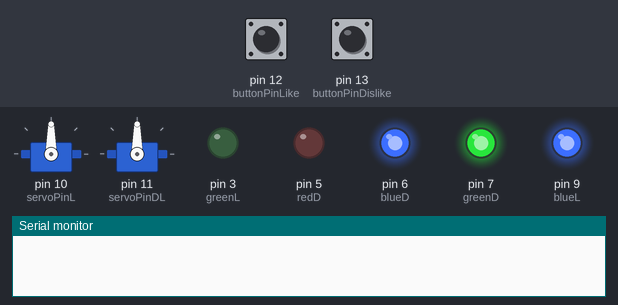
This sketch was run on a simulated Arduino Uno, built with avr-gcc and run on an emulated ATmega328P. Parts: 2 × servo, output pins drawn as LEDs (lit = HIGH), the last lines printed to the serial monitor. The inputs (shaded band) are chosen by the test bench; at power-on: pin 12 (buttonPinLike) HIGH, pin 13 (buttonPinDislike) HIGH.

Above: at 1.2 s.
1.3 s: pin 12 (buttonPinLike) pulled LOW for 0.15 s
At 4.1 s:
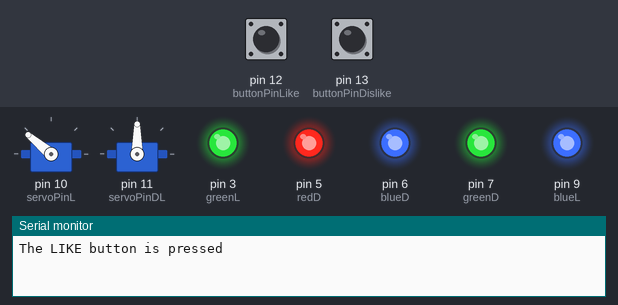
4.3 s: pin 13 (buttonPinDislike) pulled LOW for 0.15 s
At 7.1 s:
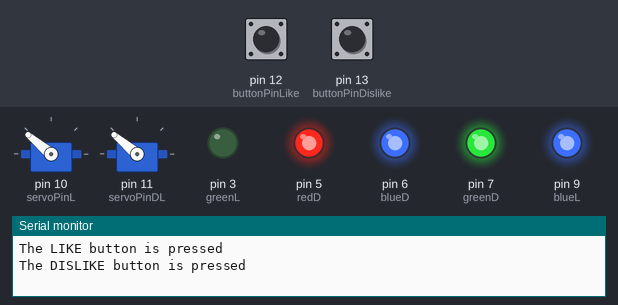
7.3 s: pin 12 (buttonPinLike) pulled LOW for 1 s
At 10.0 s:
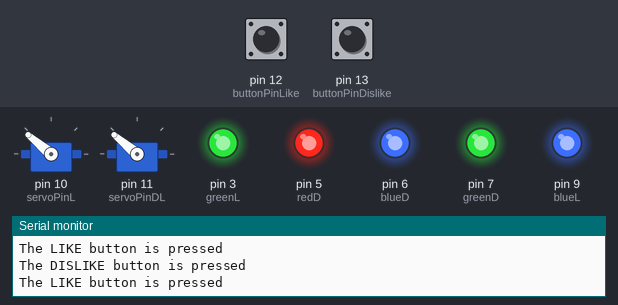
10.3 s: pin 12 (buttonPinLike) pulled LOW for 0.15 s
14.8 s: pin 12 (buttonPinLike) pulled LOW for 3.2 s
Timing chart, 0 to 18.4 s (numbered marks = the images above; inputs shaded):
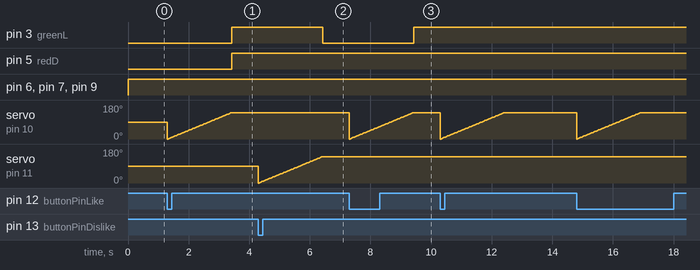

The sketch:

ii_servo_button_led.ino
```cpp
#include <Servo.h>

Servo myservoL, myservoDL;  // create servo object to control a servo
// twelve servo objects can be created on most boards


 const int buttonPinLike = 12;
 const int buttonPinDislike = 13;
 const int servoPinL  = 10;
 const int servoPinDL = 11;


const int redD = 5;
const int blueD  = 6;
const int greenD = 7;


const int greenL = 3;
const int blueL  = 9;

int pos = 0;    // variable to store the servo position
int lastButtonStateL;    // the previous state of button
int currentButtonStateL; // the current state of button
int lastButtonStateDL;    // the previous state of button
int currentButtonStateDL; // the current state of button

int x = 0;                              // a place to hold pin values

void setup() {
    Serial.begin(9600);                // initialize serial
    pinMode(buttonPinLike, INPUT_PULLUP); // set arduino pin to input pull-up mode
    pinMode(buttonPinDislike, INPUT_PULLUP);
    // for(int i = 2; i <= 13; i++){
    //   pinMode(i, INPUT_PULLUP);
    // }
    myservoL.attach(servoPinL);
    myservoDL.attach(servoPinDL);
    currentButtonStateL = digitalRead(buttonPinLike);
    currentButtonStateDL = digitalRead(buttonPinDislike);

    pinMode(redD, OUTPUT);
    pinMode(greenD, OUTPUT);
    pinMode(blueD, OUTPUT);
    pinMode(greenL, OUTPUT);
    pinMode(blueL, OUTPUT);
}

void loop() {

  // colorWipe(strip.Color(  0,   0, 255), 50); // Blue LED strips

  lastButtonStateL    = currentButtonStateL;      // save the last state
  lastButtonStateDL    = currentButtonStateDL;      // save the last state
  currentButtonStateL = digitalRead(buttonPinLike); // read new state
  currentButtonStateDL = digitalRead(buttonPinDislike); // read new state

  digitalWrite(blueL, HIGH);

  digitalWrite(greenD, HIGH);
  digitalWrite(blueD, HIGH);

  // check if there was a request for data, and if so, send new data
  if (Serial.available() > 0) {
    if (Serial.read() == 'r') {
      for (int pin= 0; pin<=5; pin++){      // Read and send analog pins 0-5
        x = analogRead(pin);
        sendValue (x);
      }
      for (int pin= 2; pin<=13; pin++){     // Read and send digital pins 2-13
        x = digitalRead(pin);
        sendValue (x);
      }

      Serial.println();                 // Send a carriage returnt to mark end of pin data.
      delay (5);                        // add a delay to prevent crashing/overloading of the serial port
    }
  }

  // lastButtonStateL = currentButtonStateL;      // save the last state
  // currentButtonStateL = digitalRead(buttonPin); // read new state
  // Serial.println(currentButtonStateL);

  if(lastButtonStateL == HIGH && currentButtonStateL == LOW) {

    Serial.println("The LIKE button is pressed");

    // colorWipe(strip.Color(  0, 255,   0), 50); // Green

    for (pos = 0; pos <= 140; pos += 1) { // goes from 0 degrees to 140 degrees
      // in steps of 1 degree
      myservoL.write(pos);
      delay(15);                       // waits 15ms for the servo to reach the position
   }
    setColorL();

  }
  // else {
  //   myservoL.write(0);
  // }

  if(lastButtonStateDL == HIGH && currentButtonStateDL == LOW) {

    Serial.println("The DISLIKE button is pressed");

    // colorWipe(strip.Color(255,   0,   0), 50); // Red

    for (pos = 0; pos <= 140; pos += 1) { // goes from 0 degrees to 140 degrees
      // in steps of 1 degree
      myservoDL.write(pos);
      delay(15);                       // waits 15ms for the servo to reach the position
   }
    setColorD();
  }
  // else {
  //   myservoDL.write(0);
  // }


}


void setColorD() {
  digitalWrite(redD, HIGH);
  digitalWrite(blueD, LOW);
  digitalWrite(greenD, HIGH);

  digitalWrite(blueL, HIGH);
  digitalWrite(greenL, LOW);
}

void setColorL() {
  digitalWrite(blueL, LOW);
  digitalWrite(greenL, HIGH);

  digitalWrite(redD, HIGH);
  digitalWrite(blueD, HIGH);
  digitalWrite(greenD, LOW);
}

void sendValue (int x){              // function to send the pin value followed by a "space".
  Serial.print(x);
  Serial.write(32);
}
```

Measured:
- after the input at 1.3 s, pin 3 (greenL), pin 5 (redD): LOW → HIGH after 2.1 s
- after the input at 4.3 s, pin 3 (greenL): HIGH → LOW after 2.1 s
- after the input at 7.3 s, pin 3 (greenL): LOW → HIGH after 2.1 s
